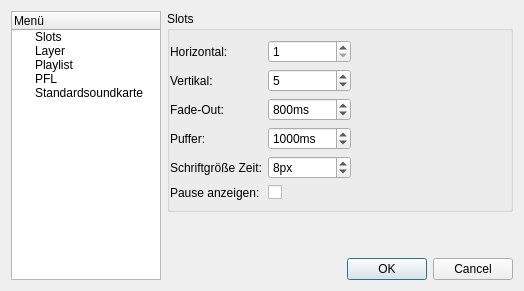
<?xml version="1.0" encoding="UTF-8"?>
<ui version="4.0">
 <class>ConfigurationDialog</class>
 <widget class="QDialog" name="ConfigurationDialog">
  <property name="geometry">
   <rect>
    <x>0</x>
    <y>0</y>
    <width>524</width>
    <height>291</height>
   </rect>
  </property>
  <property name="windowTitle">
   <string>Einstellungen</string>
  </property>
  <layout class="QGridLayout" name="gridLayout_3">
   <item row="0" column="0" rowspan="2">
    <widget class="QTreeWidget" name="menuTree">
     <property name="minimumSize">
      <size>
       <width>150</width>
       <height>0</height>
      </size>
     </property>
     <property name="maximumSize">
      <size>
       <width>150</width>
       <height>16777215</height>
      </size>
     </property>
     <column>
      <property name="text">
       <string>Menü</string>
      </property>
     </column>
     <item>
      <property name="text">
       <string>Slots</string>
      </property>
     </item>
     <item>
      <property name="text">
       <string>Layer</string>
      </property>
     </item>
     <item>
      <property name="text">
       <string>Playlist</string>
      </property>
     </item>
     <item>
      <property name="text">
       <string>PFL</string>
      </property>
     </item>
     <item>
      <property name="text">
       <string>Standardsoundkarte</string>
      </property>
     </item>
    </widget>
   </item>
   <item row="0" column="1">
    <widget class="QStackedWidget" name="mainWindget">
     <property name="currentIndex">
      <number>0</number>
     </property>
     <widget class="QWidget" name="slotPage">
      <layout class="QVBoxLayout" name="verticalLayout_2">
       <property name="leftMargin">
        <number>0</number>
       </property>
       <property name="topMargin">
        <number>0</number>
       </property>
       <property name="rightMargin">
        <number>0</number>
       </property>
       <property name="bottomMargin">
        <number>0</number>
       </property>
       <item>
        <widget class="QGroupBox" name="slotGroup">
         <property name="title">
          <string>Slots</string>
         </property>
         <property name="flat">
          <bool>true</bool>
         </property>
         <layout class="QGridLayout" name="gridLayout_4">
          <property name="leftMargin">
           <number>0</number>
          </property>
          <property name="rightMargin">
           <number>0</number>
          </property>
          <item row="0" column="0">
           <widget class="QLabel" name="label">
            <property name="text">
             <string>Horizontal:</string>
            </property>
           </widget>
          </item>
          <item row="0" column="1">
           <widget class="QSpinBox" name="horizontalSpinBox">
            <property name="minimum">
             <number>1</number>
            </property>
            <property name="maximum">
             <number>20</number>
            </property>
           </widget>
          </item>
          <item row="0" column="2" rowspan="2">
           <spacer name="horizontalSpacer">
            <property name="orientation">
             <enum>Qt::Horizontal</enum>
            </property>
            <property name="sizeHint" stdset="0">
             <size>
              <width>161</width>
              <height>43</height>
             </size>
            </property>
           </spacer>
          </item>
          <item row="1" column="0">
           <widget class="QLabel" name="label_2">
            <property name="text">
             <string>Vertikal:</string>
            </property>
           </widget>
          </item>
          <item row="1" column="1">
           <widget class="QSpinBox" name="verticalSpinBox">
            <property name="minimum">
             <number>1</number>
            </property>
            <property name="maximum">
             <number>20</number>
            </property>
            <property name="value">
             <number>5</number>
            </property>
           </widget>
          </item>
          <item row="2" column="0">
           <widget class="QLabel" name="label_11">
            <property name="text">
             <string>Fade-Out:</string>
            </property>
           </widget>
          </item>
          <item row="2" column="1">
           <widget class="QSpinBox" name="slotFadeSpinBox">
            <property name="suffix">
             <string notr="true">ms</string>
            </property>
            <property name="maximum">
             <number>100000</number>
            </property>
            <property name="value">
             <number>800</number>
            </property>
           </widget>
          </item>
          <item row="3" column="0">
           <widget class="QLabel" name="label_3">
            <property name="text">
             <string>Puffer:</string>
            </property>
           </widget>
          </item>
          <item row="3" column="1">
           <widget class="QSpinBox" name="bufferSpinBox">
            <property name="suffix">
             <string notr="true">ms</string>
            </property>
            <property name="maximum">
             <number>10000</number>
            </property>
            <property name="value">
             <number>1000</number>
            </property>
           </widget>
          </item>
          <item row="4" column="0">
           <widget class="QLabel" name="label_4">
            <property name="text">
             <string>Schriftgröße Zeit:</string>
            </property>
           </widget>
          </item>
          <item row="4" column="1">
           <widget class="QSpinBox" name="slotTimeSpinBox">
            <property name="suffix">
             <string notr="true">px</string>
            </property>
            <property name="minimum">
             <number>1</number>
            </property>
            <property name="maximum">
             <number>30</number>
            </property>
            <property name="value">
             <number>8</number>
            </property>
           </widget>
          </item>
          <item row="5" column="1">
           <widget class="QCheckBox" name="pauseCheckBox"/>
          </item>
          <item row="5" column="0">
           <widget class="QLabel" name="label_9">
            <property name="text">
             <string>Pause anzeigen:</string>
            </property>
           </widget>
          </item>
         </layout>
        </widget>
       </item>
       <item>
        <spacer name="verticalSpacer_3">
         <property name="orientation">
          <enum>Qt::Vertical</enum>
         </property>
         <property name="sizeHint" stdset="0">
          <size>
           <width>20</width>
           <height>40</height>
          </size>
         </property>
        </spacer>
       </item>
      </layout>
     </widget>
     <widget class="QWidget" name="layerPage">
      <layout class="QVBoxLayout" name="verticalLayout_4">
       <property name="leftMargin">
        <number>0</number>
       </property>
       <property name="topMargin">
        <number>0</number>
       </property>
       <property name="rightMargin">
        <number>0</number>
       </property>
       <property name="bottomMargin">
        <number>0</number>
       </property>
       <item>
        <widget class="QGroupBox" name="layerGroup">
         <property name="title">
          <string>Layer</string>
         </property>
         <property name="flat">
          <bool>true</bool>
         </property>
         <layout class="QVBoxLayout" name="verticalLayout_5">
          <property name="leftMargin">
           <number>0</number>
          </property>
          <property name="topMargin">
           <number>9</number>
          </property>
          <property name="rightMargin">
           <number>0</number>
          </property>
          <property name="bottomMargin">
           <number>0</number>
          </property>
          <item>
           <widget class="QStackedWidget" name="layerStack">
            <property name="currentIndex">
             <number>0</number>
            </property>
            <widget class="QWidget" name="layerConfig">
             <layout class="QGridLayout" name="gridLayout">
              <property name="leftMargin">
               <number>0</number>
              </property>
              <property name="topMargin">
               <number>0</number>
              </property>
              <property name="rightMargin">
               <number>0</number>
              </property>
              <property name="bottomMargin">
               <number>0</number>
              </property>
              <item row="0" column="2">
               <spacer name="horizontalSpacer_3">
                <property name="orientation">
                 <enum>Qt::Horizontal</enum>
                </property>
                <property name="sizeHint" stdset="0">
                 <size>
                  <width>255</width>
                  <height>20</height>
                 </size>
                </property>
               </spacer>
              </item>
              <item row="0" column="1">
               <widget class="QSpinBox" name="layerSpinBox">
                <property name="minimum">
                 <number>1</number>
                </property>
               </widget>
              </item>
              <item row="1" column="0" colspan="3">
               <widget class="QCheckBox" name="keyboardSyncCheckBox">
                <property name="text">
                 <string>Tastatur steuert immer aktuellen Layer</string>
                </property>
               </widget>
              </item>
              <item row="5" column="0" colspan="3">
               <spacer name="verticalSpacer_5">
                <property name="orientation">
                 <enum>Qt::Vertical</enum>
                </property>
                <property name="sizeHint" stdset="0">
                 <size>
                  <width>20</width>
                  <height>40</height>
                 </size>
                </property>
               </spacer>
              </item>
              <item row="0" column="0">
               <widget class="QLabel" name="label_7">
                <property name="text">
                 <string>Anzahl:</string>
                </property>
               </widget>
              </item>
              <item row="3" column="0" colspan="2">
               <widget class="QComboBox" name="keyboardSyncComboBox">
                <property name="minimumSize">
                 <size>
                  <width>250</width>
                  <height>0</height>
                 </size>
                </property>
                <item>
                 <property name="text">
                  <string>Tastatur steuert immer aktuellen Layer</string>
                 </property>
                </item>
                <item>
                 <property name="text">
                  <string>Tastatur steuert nur Layer 1</string>
                 </property>
                </item>
               </widget>
              </item>
              <item row="2" column="0">
               <widget class="QLabel" name="label_10">
                <property name="text">
                 <string>Preh-Tastatur:</string>
                </property>
               </widget>
              </item>
              <item row="4" column="0">
               <widget class="QCheckBox" name="keyboardPitchCheckBox">
                <property name="text">
                 <string>Pitch über Tastatur steuerbar</string>
                </property>
               </widget>
              </item>
             </layout>
            </widget>
            <widget class="QWidget" name="layerDetail">
             <layout class="QGridLayout" name="gridLayout_5">
              <property name="leftMargin">
               <number>0</number>
              </property>
              <property name="topMargin">
               <number>0</number>
              </property>
              <property name="rightMargin">
               <number>0</number>
              </property>
              <property name="bottomMargin">
               <number>0</number>
              </property>
              <item row="0" column="0">
               <widget class="QLabel" name="label_8">
                <property name="text">
                 <string>Name:</string>
                </property>
               </widget>
              </item>
              <item row="0" column="1">
               <widget class="QLineEdit" name="layerNameText"/>
              </item>
              <item row="1" column="0" colspan="2">
               <widget class="QCheckBox" name="visibleCheckBox">
                <property name="text">
                 <string>sichtbar</string>
                </property>
               </widget>
              </item>
              <item row="2" column="0" colspan="2">
               <spacer name="verticalSpacer_6">
                <property name="orientation">
                 <enum>Qt::Vertical</enum>
                </property>
                <property name="sizeHint" stdset="0">
                 <size>
                  <width>20</width>
                  <height>40</height>
                 </size>
                </property>
               </spacer>
              </item>
             </layout>
            </widget>
           </widget>
          </item>
         </layout>
        </widget>
       </item>
       <item>
        <spacer name="verticalSpacer_4">
         <property name="orientation">
          <enum>Qt::Vertical</enum>
         </property>
         <property name="sizeHint" stdset="0">
          <size>
           <width>20</width>
           <height>40</height>
          </size>
         </property>
        </spacer>
       </item>
      </layout>
     </widget>
     <widget class="QWidget" name="playlistPage">
      <property name="enabled">
       <bool>true</bool>
      </property>
      <layout class="QVBoxLayout" name="verticalLayout_3">
       <property name="leftMargin">
        <number>0</number>
       </property>
       <property name="topMargin">
        <number>0</number>
       </property>
       <property name="rightMargin">
        <number>0</number>
       </property>
       <property name="bottomMargin">
        <number>0</number>
       </property>
       <item>
        <widget class="QGroupBox" name="playlistGroup">
         <property name="enabled">
          <bool>true</bool>
         </property>
         <property name="title">
          <string>Playlist</string>
         </property>
         <property name="flat">
          <bool>true</bool>
         </property>
         <layout class="QGridLayout" name="gridLayout_2">
          <property name="leftMargin">
           <number>0</number>
          </property>
          <property name="rightMargin">
           <number>0</number>
          </property>
          <item row="0" column="0">
           <widget class="QLabel" name="label_5">
            <property name="enabled">
             <bool>true</bool>
            </property>
            <property name="text">
             <string>Player:</string>
            </property>
           </widget>
          </item>
          <item row="0" column="1">
           <widget class="QSpinBox" name="playerSpinBox">
            <property name="enabled">
             <bool>false</bool>
            </property>
            <property name="sizePolicy">
             <sizepolicy hsizetype="Fixed" vsizetype="Fixed">
              <horstretch>0</horstretch>
              <verstretch>0</verstretch>
             </sizepolicy>
            </property>
            <property name="minimum">
             <number>2</number>
            </property>
           </widget>
          </item>
          <item row="0" column="2">
           <spacer name="horizontalSpacer_2">
            <property name="orientation">
             <enum>Qt::Horizontal</enum>
            </property>
            <property name="sizeHint" stdset="0">
             <size>
              <width>172</width>
              <height>20</height>
             </size>
            </property>
           </spacer>
          </item>
          <item row="1" column="0">
           <widget class="QLabel" name="label_12">
            <property name="text">
             <string>Fade vor Ende:</string>
            </property>
           </widget>
          </item>
          <item row="1" column="1">
           <widget class="QSpinBox" name="playlistFadePosSpinBox">
            <property name="suffix">
             <string notr="true">ms</string>
            </property>
            <property name="maximum">
             <number>20000</number>
            </property>
            <property name="value">
             <number>8000</number>
            </property>
           </widget>
          </item>
          <item row="2" column="0">
           <widget class="QLabel" name="label_6">
            <property name="text">
             <string>Fade-Zeit:</string>
            </property>
           </widget>
          </item>
          <item row="2" column="1">
           <widget class="QSpinBox" name="playlistFadeSpinBox">
            <property name="suffix">
             <string notr="true">ms</string>
            </property>
            <property name="maximum">
             <number>100000</number>
            </property>
            <property name="value">
             <number>4000</number>
            </property>
           </widget>
          </item>
         </layout>
        </widget>
       </item>
       <item>
        <spacer name="verticalSpacer_2">
         <property name="orientation">
          <enum>Qt::Vertical</enum>
         </property>
         <property name="sizeHint" stdset="0">
          <size>
           <width>20</width>
           <height>40</height>
          </size>
         </property>
        </spacer>
       </item>
      </layout>
     </widget>
     <widget class="QWidget" name="audioPage">
      <layout class="QVBoxLayout" name="verticalLayout">
       <property name="leftMargin">
        <number>0</number>
       </property>
       <property name="topMargin">
        <number>0</number>
       </property>
       <property name="rightMargin">
        <number>0</number>
       </property>
       <property name="bottomMargin">
        <number>0</number>
       </property>
       <item>
        <widget class="DeviceSelectWidget" name="deviceSelectWidget" native="true"/>
       </item>
       <item>
        <spacer name="verticalSpacer">
         <property name="orientation">
          <enum>Qt::Vertical</enum>
         </property>
         <property name="sizeHint" stdset="0">
          <size>
           <width>20</width>
           <height>40</height>
          </size>
         </property>
        </spacer>
       </item>
      </layout>
     </widget>
     <widget class="QWidget" name="defaultSoundPage">
      <layout class="QVBoxLayout" name="verticalLayout_6">
       <property name="leftMargin">
        <number>0</number>
       </property>
       <property name="topMargin">
        <number>0</number>
       </property>
       <property name="rightMargin">
        <number>0</number>
       </property>
       <property name="bottomMargin">
        <number>0</number>
       </property>
       <item>
        <widget class="DeviceSelectWidget" name="defaultDeviceWidget" native="true"/>
       </item>
       <item>
        <spacer name="verticalSpacer_7">
         <property name="orientation">
          <enum>Qt::Vertical</enum>
         </property>
         <property name="sizeHint" stdset="0">
          <size>
           <width>20</width>
           <height>40</height>
          </size>
         </property>
        </spacer>
       </item>
      </layout>
     </widget>
    </widget>
   </item>
   <item row="1" column="1">
    <widget class="QDialogButtonBox" name="buttonBox">
     <property name="standardButtons">
      <set>QDialogButtonBox::Cancel|QDialogButtonBox::Ok</set>
     </property>
    </widget>
   </item>
  </layout>
 </widget>
 <customwidgets>
  <customwidget>
   <class>DeviceSelectWidget</class>
   <extends>QWidget</extends>
   <header>view/deviceselectwidget.h</header>
   <container>1</container>
  </customwidget>
 </customwidgets>
 <resources/>
 <connections/>
</ui>
